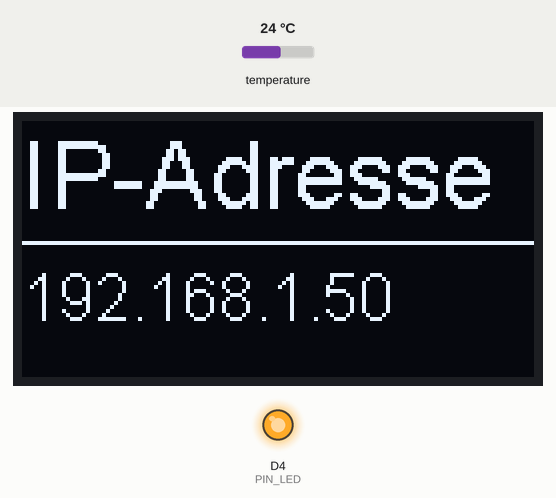
This sketch was run on a simulated ESP8266 (Wemos D1 mini). On the bench: 128×64 one-colour display, output pins drawn as LEDs (lit = HIGH). The inputs (shaded band) are chosen by the test bench; at power-on: temperature 24 °C. WiFi joins after 1.5 s; servers stay silent unless stated; EEPROM starts erased; what the sketch prints to the serial monitor is not drawn.

Above: at 1.6 s.
At 11.0 s:
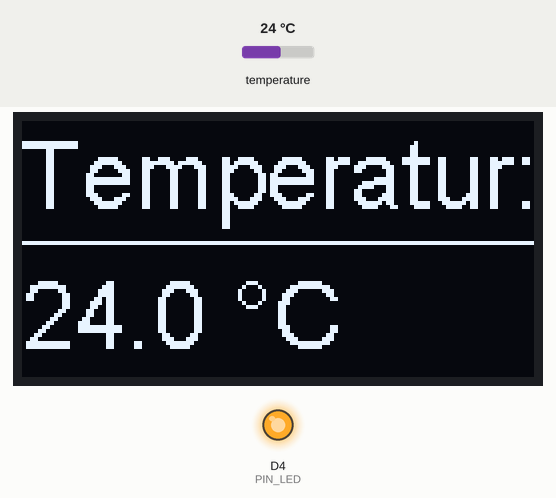
11.1 s: temperature set to 10.4 °C
At 20.3 s:
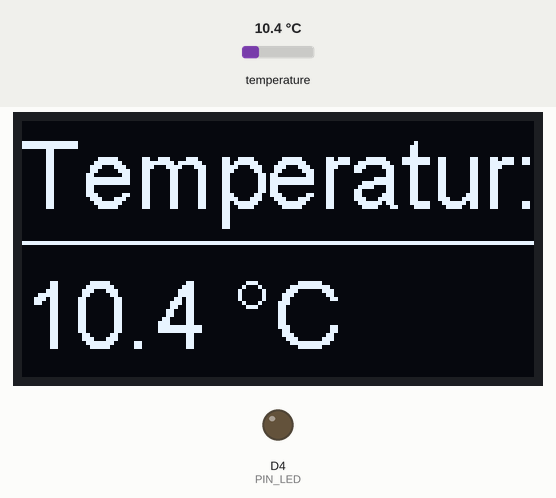
21.0 s: temperature set to 9.5 °C
At 26.4 s:
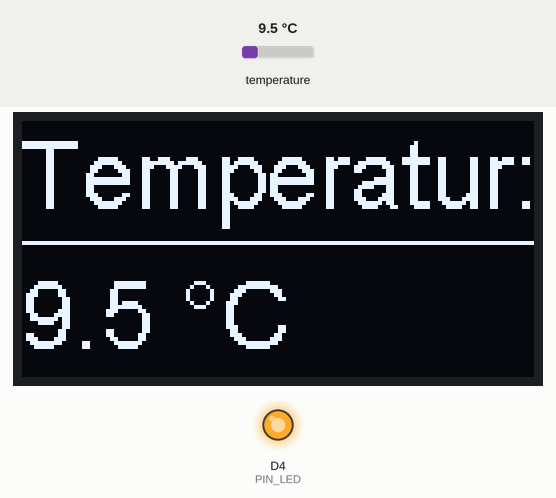
30.9 s: temperature set to 12 °C
At 36.5 s:
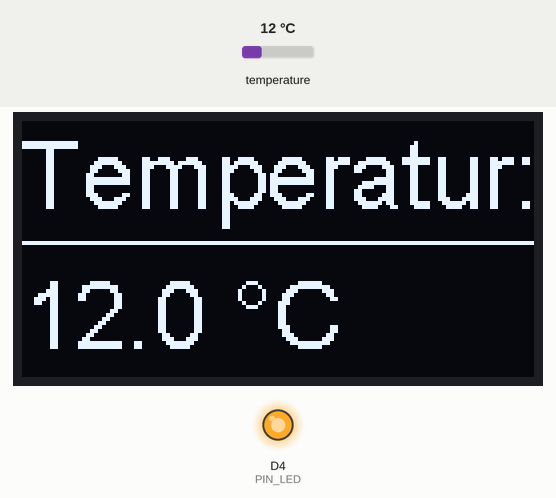
Timing chart, 0 to 46.8 s (numbered marks = the images above; inputs shaded):
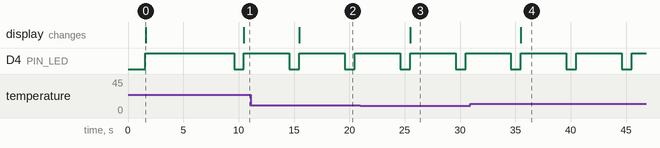

Measured:
- the behaviour switches between 10 and 9.9 °C on temperature (found by bisection; images 2 and 3)
- after the input at 11.1 s, the display: changes after 4.4 s (image 2)
- after the input at 21.0 s, the display: changes after 4.5 s (image 3)
- after the input at 30.9 s, the display: changes after 4.6 s (image 4)
- by itself, D4 (PIN_LED): alternates HIGH for 4.1 s and LOW for 0.90 s
- what the display in image 0 shows lasts 8.9 s, from 1.6 s to 10.5 s

The sketch:

IThermometer_SSD1306_OLED.ino
```cpp
// iThermometer für ESPs mit eingebautem 0.96" OLED von emilio
// D3 : DS18B20 Sensor

#include <ESP8266WiFi.h>                             //https://github.com/esp8266/Arduino
#include <EEPROM.h>
#include <WiFiManager.h>                             //https://github.com/kentaylor/WiFiManager
#include <ESP8266WebServer.h>                        //http://www.wemos.cc/tutorial/get_started_in_arduino.html
#include <DoubleResetDetector.h>                     //https://github.com/datacute/DoubleResetDetector
#include <OneWire.h>                                 //http://www.pjrc.com/teensy/td_libs_OneWire.html
#include "SSD1306Wire.h"                             //https://github.com/squix78/esp8266-oled-ssd1306

#define Version "2.1.4_ESP+OLED"

#define deltaMeldungMillis 5000                      // Sendeintervall an die Brauerei in Millisekunden
#define DRD_TIMEOUT 10                               // Number of seconds after reset during which a subseqent reset will be considered a double reset.
#define DRD_ADDRESS 0                                // RTC Memory Address for the DoubleResetDetector to use
#define RESOLUTION 12                                // OneWire - 12bit resolution == 750ms update rate
#define OWinterval (800 / (1 << (12 - RESOLUTION)))
#define OLED_RESET 0

SSD1306Wire  display(0x3c, D1, D2);

DoubleResetDetector drd(DRD_TIMEOUT, DRD_ADDRESS);

IPAddress UDPip(192,168,178,255);                     // IP-Adresse an welche UDP-Nachrichten geschickt werden xx.xx.xx.255 = Alle Netzwerkteilnehmer die am Port horchen.
unsigned int answerPort = 5003;                       // Port auf den Temperaturen geschickt werden
ESP8266WebServer server(80);                          // Webserver initialisieren auf Port 80
WiFiUDP Udp;

OneWire ds(D3);                                       // OneWire an pin D3

const int PIN_LED = 2;                                // Controls the onboard LED.
bool initialConfig = false;                           // Indicates whether ESP has WiFi credentials saved from previous session, or double reset detected
char charVal[8];
unsigned long jetztMillis = 0, letzteUDPMillis = 0, letzteMeldungMillis = 0;
float Temp = 0.0;
String str = "";

void Hauptseite()
{
  char dummy[8];
  String Antwort = "";
  Antwort += "<meta http-equiv='refresh' content='5'/>";
  Antwort += "<font face=";
  Antwort += char(34);
  Antwort += "Courier New";
  Antwort += char(34);
  Antwort += ">";

  Antwort += "<b>Aktuelle Temperatur: </b>\n</br>";

  dtostrf(Temp, 5, 1, dummy);
  Antwort += dummy;
  Antwort += " ";
  Antwort += char(176);
  Antwort += "C\n</br>";

  Antwort +="</br>Verbunden mit: ";
  Antwort +=WiFi.SSID();
  Antwort +="</br>Signalstaerke: ";
  Antwort +=WiFi.RSSI();
  Antwort +="dBm  </br>";
  Antwort +="</br>IP-Adresse: ";
  IPAddress IP = WiFi.localIP();
  Antwort += IP[0];
  Antwort += ".";
  Antwort += IP[1];
  Antwort += ".";
  Antwort += IP[2];
  Antwort += ".";
  Antwort += IP[3];
  Antwort +="</br>";
  Antwort +="</br>UDP-OUT port: ";
  Antwort +=answerPort;
  Antwort +="</br></br>";
  Antwort += "</font>";
  server.send ( 300, "text/html", Antwort );
}

void DisplayOut() {
  dtostrf(Temp, 3, 1, charVal);
  display.clear();
  display.setFont(ArialMT_Plain_24);
  display.setColor(WHITE);
  display.drawString(0, 0, "Temperatur:");
  display.drawHorizontalLine(0, 30, 128);
  str=charVal;
  display.drawString(0, 35, str + " °C");
  display.display();
}

void UDPOut() {
  dtostrf(Temp, 3, 1, charVal);
  Udp.beginPacket(UDPip, answerPort);
  Udp.write('T');
  if (Temp<10) {Udp.write(' ');}
  Udp.write(charVal);
  Udp.write('t');
  Udp.println();
  Udp.endPacket();
}

void USBOut()
{
  dtostrf(Temp, 4, 1, charVal);
  delay(100);
  for (int i = 0; i < sizeof(charVal)-1; i++) { Serial.write(charVal[i]); }
  Serial.write(35);
  Serial.println();
}

float DS18B20lesen()
{
  int TReading, SignBit;
  byte i, present = 0, data[12], addr[8];
  if ( !ds.search(addr))  { ds.search(addr); }        // Wenn keine weitere Adresse vorhanden, von vorne anfangen
  ds.reset();
  ds.select(addr);
  ds.write(0x44, 1);                                  // start Konvertierung, mit power-on am Ende
  delay(750);                                         // 750ms sollten ausreichen
  present = ds.reset();
  ds.select(addr);
  ds.write(0xBE);                                     // Wert lesen
  for ( i = 0; i < 9; i++) { data[i] = ds.read(); }
  TReading = (data[1] << 8) + data[0];
  SignBit = TReading & 0x8000;                        // test most sig bit
  if (SignBit) {TReading = (TReading ^ 0xffff) + 1;}  // 2's comp
  Temp = TReading * 0.0625;                           // Für DS18S20  temperatur = TReading*0.5
  if (SignBit) {Temp = Temp * -1;}
  return Temp;
}

void ReadSettings() {
  EEPROM.begin(512);
  int addr=0;
  addr += EEPROM.get(addr, answerPort);
  EEPROM.commit();
  EEPROM.end();
}

void WriteSettings() {
  EEPROM.begin(512);
  int addr=0;
  addr += EEPROM.put(addr, answerPort);
  EEPROM.end();
}

void setup() {
  pinMode(PIN_LED, OUTPUT);
  Serial.begin(19200);
  Serial.println("\n");
  Serial.println("Starting");
  Serial.print("iThermometer V");
  Serial.println(Version);

  // Initialising the UI will init the display too.
  display.init();
  // display.flipScreenVertically();
  display.setFont(ArialMT_Plain_10);

  WiFi.mode(WIFI_STA); // Force to station mode because if device was switched off while in access point mode it will start up next time in access point mode.
  WiFi.setOutputPower(20.5);
  WiFi.setAutoConnect(true);
  WiFi.setAutoReconnect(true);

  ReadSettings();

  WiFi.printDiag(Serial);            //Remove this line if you do not want to see WiFi password printed

  if (WiFi.SSID()==""){
    Serial.println("We haven't got any access point credentials, so get them now");
    initialConfig = true;
  }

  if (drd.detectDoubleReset()) {
    Serial.println("Double Reset Detected");
    initialConfig = true;
  }

  if (initialConfig) {
    Serial.println("Starting configuration portal.");
    digitalWrite(PIN_LED, LOW); // turn the LED on by making the voltage LOW to tell us we are in configuration mode.
    char convertedValue[5];

    sprintf(convertedValue, "%d", answerPort);
    WiFiManagerParameter p_answerPort("answerPort", "send temperature on UDP Port", convertedValue, 5);

    WiFiManager wifiManager;
    wifiManager.setBreakAfterConfig(true);
    wifiManager.addParameter(&p_answerPort);
    wifiManager.setConfigPortalTimeout(300);

    if (!wifiManager.startConfigPortal()) {
      Serial.println("Not connected to WiFi but continuing anyway.");
    } else {
      //if you get here you have connected to the WiFi
      Serial.println("connected...yeey :)");
    }

    answerPort = atoi(p_answerPort.getValue());

    WriteSettings();

    WiFi.setAutoConnect(true);
    WiFi.setAutoReconnect(true);

  }

  digitalWrite(PIN_LED, HIGH); // Turn led off as we are not in configuration mode.

  unsigned long startedAt = millis();
  Serial.print("After waiting ");
  int connRes = WiFi.waitForConnectResult();
  float waited = (millis()- startedAt);
  Serial.print(waited/1000);
  Serial.print(" secs in setup() connection result is ");
  Serial.println(connRes);

  if (WiFi.status()!=WL_CONNECTED){
    Serial.println("failed to connect, finishing setup anyway");
  } else{
    Serial.print("local ip: ");
    Serial.println(WiFi.localIP());
    UDPip=WiFi.localIP();
    Serial.print("UDP-Port: ");
    Serial.println(answerPort);
    UDPip=WiFi.localIP();
    display.clear();
    display.setFont(ArialMT_Plain_24);
    display.setColor(WHITE);
    display.drawString(0, 0, "IP-Adresse");
    display.drawHorizontalLine(0, 30, 128);
    display.setFont(ArialMT_Plain_16);
    str=String(UDPip[0])+"."+String(UDPip[1])+"."+String(UDPip[2])+"."+String(UDPip[3]);
    display.drawString(0, 35, str);
    display.display();
    delay(8000);
    UDPip[3]=255;
    server.on("/", Hauptseite);
    server.begin();                          // HTTP-Server starten
  }
}

void loop() {

  drd.loop();

  jetztMillis = millis();

  server.handleClient(); // auf HTTP-Anfragen warten

  if (WiFi.status()!=WL_CONNECTED){
    WiFi.reconnect();
    Serial.println("lost connection");
    delay(5000);
  } else{
    if(!deltaMeldungMillis == 0 && jetztMillis - letzteMeldungMillis > deltaMeldungMillis)
    {
      digitalWrite(PIN_LED, LOW);
      Temp = DS18B20lesen();
      UDPOut();
      USBOut();
      DisplayOut();
      Hauptseite();
      letzteMeldungMillis = jetztMillis;
      digitalWrite(PIN_LED, HIGH);
    }
  }
}
```
